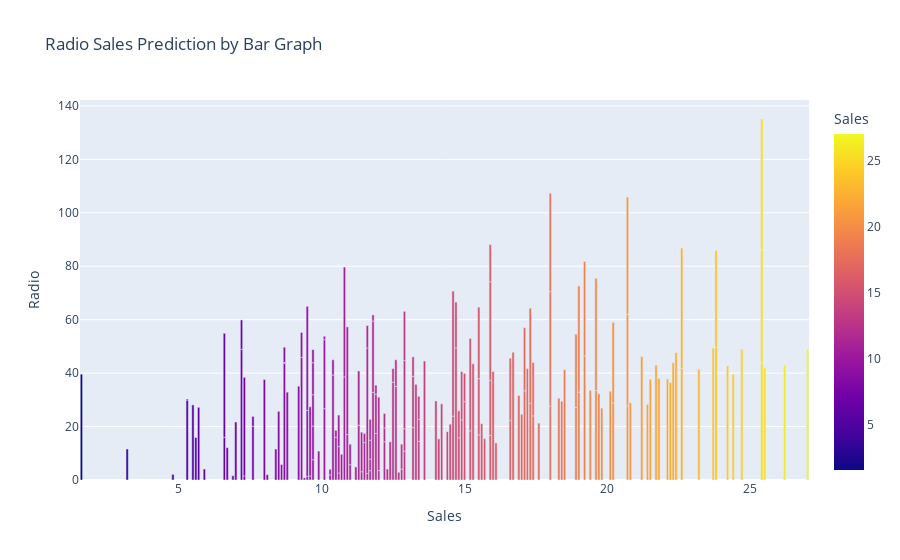

Notebook code for this chart:
### Code cell
xy = px.bar(df,x = 'Sales' ,y='Radio',color='Sales',
                title = 'Radio Sales Prediction by Bar Graph',template = 'plotly')
xy.update_layout(xaxis={'categoryorder':'total descending'})
xy.show()

### Figure 1 — Plotly figure (JSON) as saved in the notebook; plotly's stock layout.template omitted (floating-point values rounded to 4 significant figures; data arrays with more than 128 entries replaced by an {"elided": "..."} marker saying what was removed)
{"data": [{"alignmentgroup": "True", "hovertemplate": "Sales=%{marker.color}<br>Radio=%{y}<extra></extra>", "legendgroup": "", "marker": {"color": {"elided": "200 float values"}, "coloraxis": "coloraxis", "pattern": {"shape": ""}}, "name": "", "offsetgroup": "", "orientation": "v", "showlegend": false, "textposition": "auto", "type": "bar", "x": {"elided": "200 float values"}, "xaxis": "x", "y": {"elided": "200 float values"}, "yaxis": "y"}], "layout": {"barmode": "relative", "coloraxis": {"colorbar": {"title": {"text": "Sales"}}, "colorscale": [[0, "#0d0887"], [0.1111, "#46039f"], [0.2222, "#7201a8"], [0.3333, "#9c179e"], [0.4444, "#bd3786"], [0.5556, "#d8576b"], [0.6667, "#ed7953"], [0.7778, "#fb9f3a"], [0.8889, "#fdca26"], [1, "#f0f921"]]}, "legend": {"tracegroupgap": 0}, "title": {"text": "Radio Sales Prediction by Bar Graph"}, "xaxis": {"anchor": "y", "categoryorder": "total descending", "domain": [0, 1], "title": {"text": "Sales"}}, "yaxis": {"anchor": "x", "domain": [0, 1], "title": {"text": "Radio"}}}}
